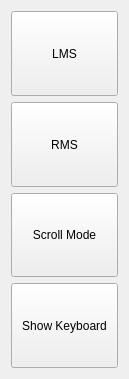
<?xml version="1.0" encoding="UTF-8"?>
<ui version="4.0">
 <class>Vertical_Win</class>
 <widget class="QWidget" name="Vertical_Win">
  <property name="geometry">
   <rect>
    <x>0</x>
    <y>0</y>
    <width>129</width>
    <height>379</height>
   </rect>
  </property>
  <property name="maximumSize">
   <size>
    <width>129</width>
    <height>379</height>
   </size>
  </property>
  <property name="windowTitle">
   <string>Buttons Window</string>
  </property>
  <layout class="QVBoxLayout" name="verticalLayout_2">
   <item>
    <layout class="QVBoxLayout" name="verticalLayout">
     <item>
      <widget class="QPushButton" name="lms_btn">
       <property name="sizePolicy">
        <sizepolicy hsizetype="Preferred" vsizetype="Preferred">
         <horstretch>0</horstretch>
         <verstretch>0</verstretch>
        </sizepolicy>
       </property>
       <property name="text">
        <string>LMS</string>
       </property>
      </widget>
     </item>
     <item>
      <widget class="QPushButton" name="rms_btn">
       <property name="sizePolicy">
        <sizepolicy hsizetype="Preferred" vsizetype="Preferred">
         <horstretch>0</horstretch>
         <verstretch>0</verstretch>
        </sizepolicy>
       </property>
       <property name="text">
        <string>RMS</string>
       </property>
      </widget>
     </item>
     <item>
      <widget class="QPushButton" name="scroll_btn">
       <property name="sizePolicy">
        <sizepolicy hsizetype="Preferred" vsizetype="Preferred">
         <horstretch>0</horstretch>
         <verstretch>0</verstretch>
        </sizepolicy>
       </property>
       <property name="text">
        <string>Scroll Mode</string>
       </property>
      </widget>
     </item>
     <item>
      <widget class="QPushButton" name="show_keyboard_btn">
       <property name="sizePolicy">
        <sizepolicy hsizetype="Preferred" vsizetype="Preferred">
         <horstretch>0</horstretch>
         <verstretch>0</verstretch>
        </sizepolicy>
       </property>
       <property name="text">
        <string>Show Keyboard</string>
       </property>
      </widget>
     </item>
    </layout>
   </item>
  </layout>
 </widget>
 <resources/>
 <connections/>
</ui>
